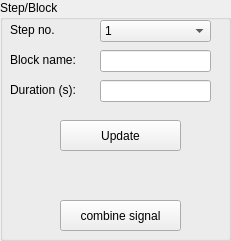
   <widget class="QGroupBox" name="Step_groupBox">
    <property name="geometry">
     <rect>
      <x>10</x>
      <y>0</y>
      <width>231</width>
      <height>241</height>
     </rect>
    </property>
    <property name="title">
     <string>Step/Block</string>
    </property>
    <widget class="QPushButton" name="Update_Step_Block_pushButton">
     <property name="geometry">
      <rect>
       <x>60</x>
       <y>120</y>
       <width>121</width>
       <height>31</height>
      </rect>
     </property>
     <property name="text">
      <string>Update</string>
     </property>
    </widget>
    <widget class="QLabel" name="Step_no_label">
     <property name="geometry">
      <rect>
       <x>10</x>
       <y>20</y>
       <width>81</width>
       <height>20</height>
      </rect>
     </property>
     <property name="text">
      <string>Step no.</string>
     </property>
    </widget>
    <widget class="QComboBox" name="Step_no_comboBox">
     <property name="geometry">
      <rect>
       <x>100</x>
       <y>20</y>
       <width>111</width>
       <height>22</height>
      </rect>
     </property>
     <item>
      <property name="text">
       <string>1</string>
      </property>
     </item>
     <item>
      <property name="text">
       <string>2</string>
      </property>
     </item>
     <item>
      <property name="text">
       <string>3</string>
      </property>
     </item>
     <item>
      <property name="text">
       <string>4</string>
      </property>
     </item>
     <item>
      <property name="text">
       <string>5</string>
      </property>
     </item>
     <item>
      <property name="text">
       <string>6</string>
      </property>
     </item>
     <item>
      <property name="text">
       <string>7</string>
      </property>
     </item>
     <item>
      <property name="text">
       <string>8</string>
      </property>
     </item>
    </widget>
    <widget class="QLineEdit" name="Block_Name_lineEdit">
     <property name="geometry">
      <rect>
       <x>100</x>
       <y>50</y>
       <width>111</width>
       <height>22</height>
      </rect>
     </property>
     <property name="text">
      <string/>
     </property>
    </widget>
    <widget class="QLabel" name="Block_Name_label">
     <property name="geometry">
      <rect>
       <x>10</x>
       <y>50</y>
       <width>81</width>
       <height>20</height>
      </rect>
     </property>
     <property name="text">
      <string>Block name:</string>
     </property>
    </widget>
    <widget class="QLabel" name="Duration_Time_label">
     <property name="geometry">
      <rect>
       <x>10</x>
       <y>80</y>
       <width>81</width>
       <height>20</height>
      </rect>
     </property>
     <property name="text">
      <string>Duration (s):</string>
     </property>
    </widget>
    <widget class="QLineEdit" name="Duration_Time_lineEdit">
     <property name="geometry">
      <rect>
       <x>100</x>
       <y>80</y>
       <width>111</width>
       <height>22</height>
      </rect>
     </property>
     <property name="text">
      <string/>
     </property>
    </widget>
    <widget class="QPushButton" name="Combine_Signal_pushButton">
     <property name="geometry">
      <rect>
       <x>60</x>
       <y>200</y>
       <width>121</width>
       <height>31</height>
      </rect>
     </property>
     <property name="text">
      <string>combine signal</string>
     </property>
    </widget>
   </widget>
